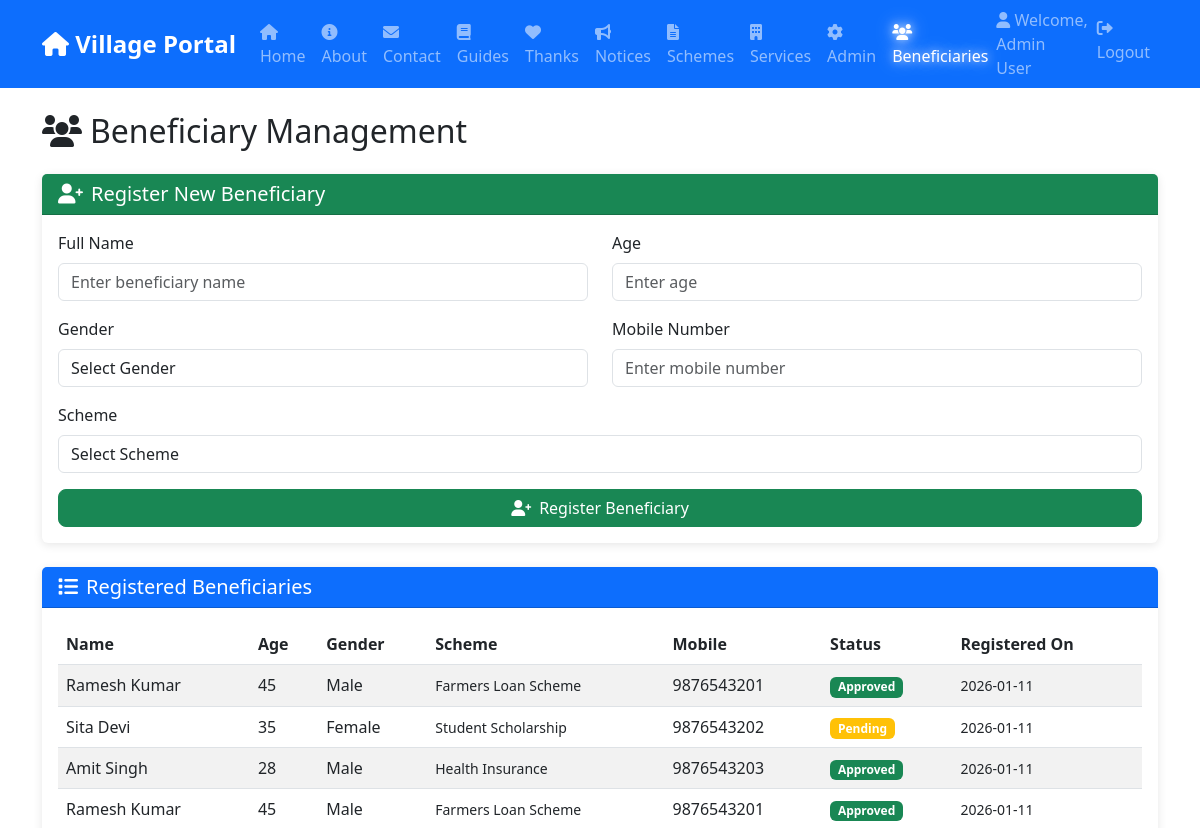
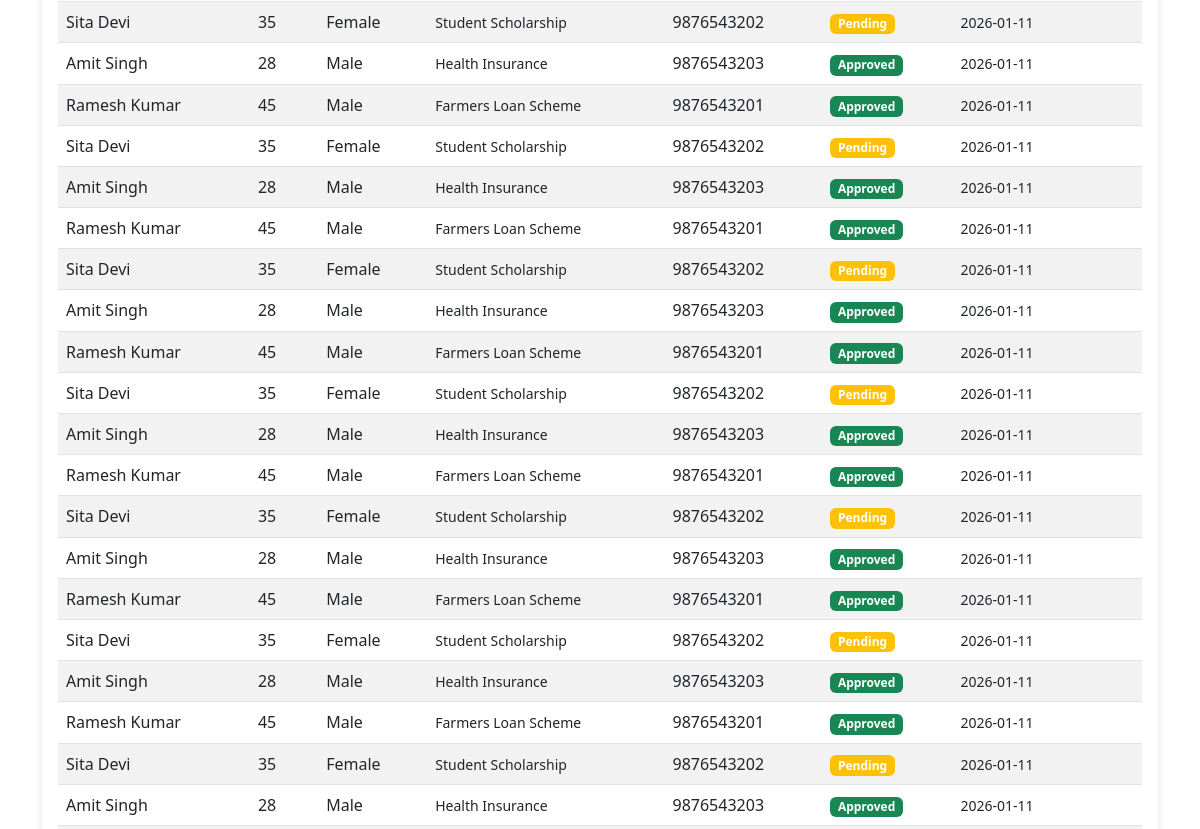
Page /beneficiaries (signed in, upper part) on the earlier database version (2 pictures, top to bottom).
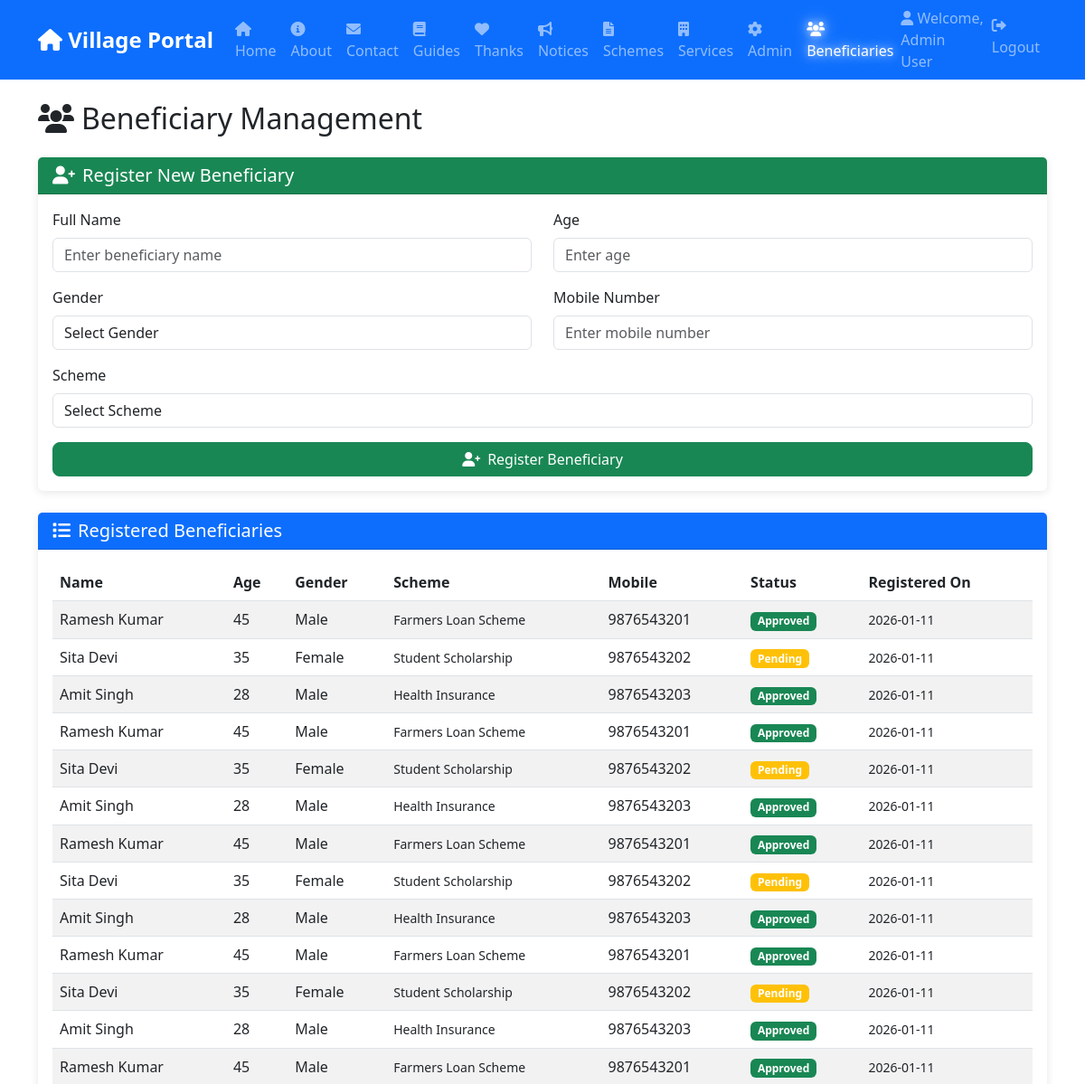
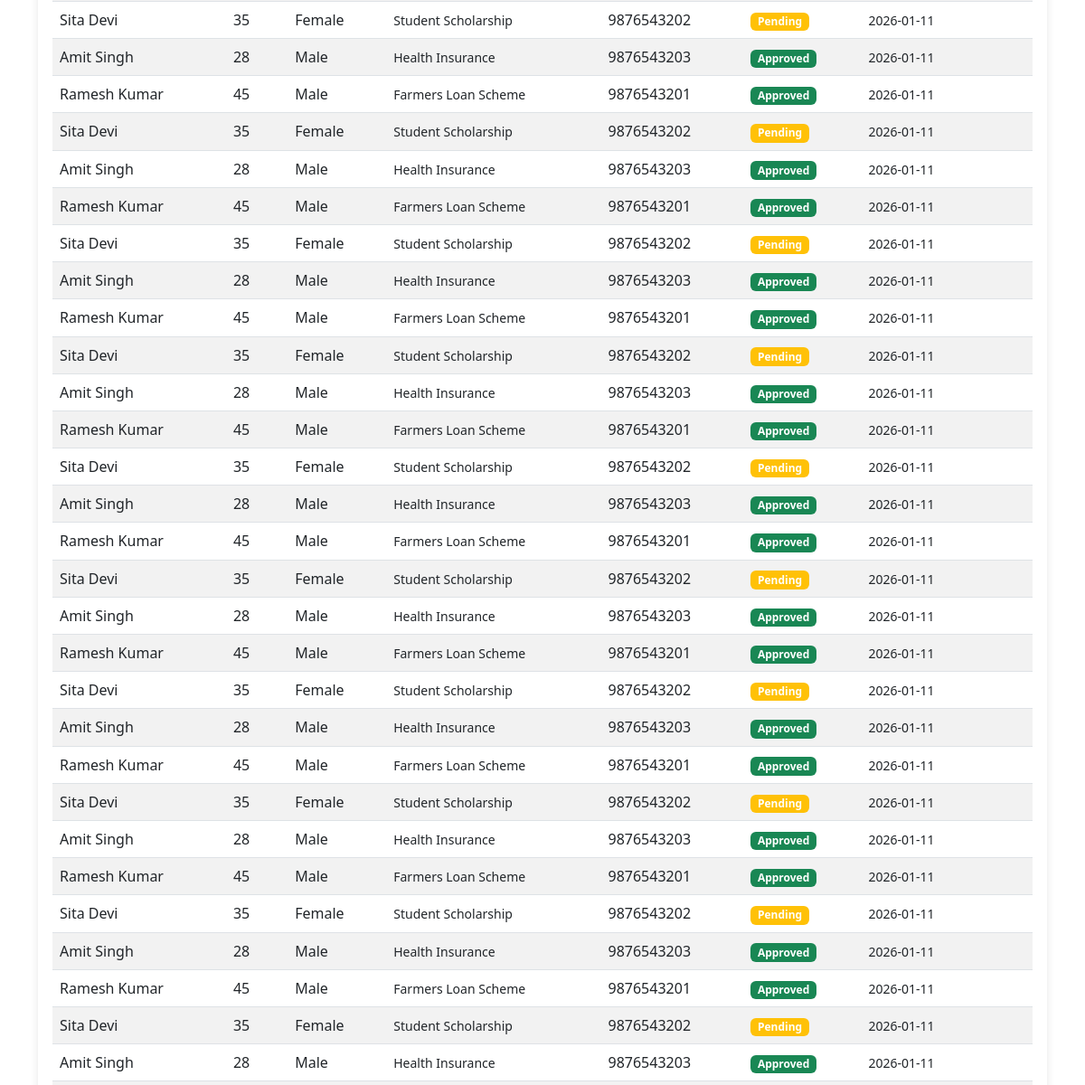
Same page on the later database version (2 pictures, top to bottom).
### tables this page shows
CREATE TABLE users (
            id INTEGER PRIMARY KEY AUTOINCREMENT,
            name TEXT NOT NULL,
            email TEXT UNIQUE NOT NULL,
            password_hash TEXT NOT NULL,
            role TEXT NOT NULL,
            created_at TIMESTAMP DEFAULT CURRENT_TIMESTAMP
        );

CREATE TABLE beneficiaries (
            id INTEGER PRIMARY KEY AUTOINCREMENT,
            name TEXT NOT NULL,
            age INTEGER,
            gender TEXT,
            scheme_id INTEGER,
            mobile TEXT,
            status TEXT DEFAULT 'Pending',
            registered_on TIMESTAMP DEFAULT CURRENT_TIMESTAMP
        );

CREATE TABLE schemes (
            id INTEGER PRIMARY KEY AUTOINCREMENT,
            title TEXT NOT NULL,
            description TEXT,
            department TEXT,
            eligibility TEXT,
            benefits TEXT,
            apply_link TEXT,
            published_on TIMESTAMP DEFAULT CURRENT_TIMESTAMP
        );

### app.py (the view)
@app.route('/beneficiaries')
@login_required
def beneficiaries():
    conn = get_db()
    cursor = conn.cursor()
    cursor.execute('''
        SELECT b.*, s.title as scheme_name
        FROM beneficiaries b
        LEFT JOIN schemes s ON b.scheme_id = s.id
        ORDER BY b.registered_on DESC
    ''')
    beneficiaries = cursor.fetchall()
    cursor.execute('SELECT id, title FROM schemes')
    schemes = cursor.fetchall()
    conn.close()
    return render_template('beneficiaries.html',
                         beneficiaries=beneficiaries,
                         schemes=schemes)

### app.py (called while the page is built)
def get_db():
    conn = sqlite3.connect('database.db')
    conn.row_factory = sqlite3.Row
    return conn

@login_manager.user_loader
def load_user(user_id):
    conn = get_db()
    cursor = conn.cursor()
    cursor.execute('SELECT * FROM users WHERE id = ?', (user_id,))
    user = cursor.fetchone()
    conn.close()
    if user:
        return User(user['id'], user['name'], user['email'], user['role'])
    return None

### templates/beneficiaries.html (shortened to what this page needs)
{% extends "base.html" %}
{% block content %}
<h2 class="mb-4"><i class="fas fa-users me-2"></i>Beneficiary Management</h2>
<div class="card mb-4">
    <div class="card-header bg-success text-white">
        <h5 class="mb-0"><i class="fas fa-user-plus me-2"></i>Register New Beneficiary</h5>
    </div>
    <div class="card-body">
        <form id="addBeneficiaryForm">
            <div class="row">
                <div class="col-md-6">
                    <div class="mb-3">
                        <label class="form-label">Full Name</label>
                        <input type="text" class="form-control" name="name" required
                            placeholder="Enter beneficiary name">
                    </div>
                </div>
                <div class="col-md-6">
                    <div class="mb-3">
                        <label class="form-label">Age</label>
                        <input type="number" class="form-control" name="age" required placeholder="Enter age" min="1"
                            max="120">
                    </div>
                </div>
            </div>
            <div class="row">
                <div class="col-md-6">
                    <div class="mb-3">
                        <label class="form-label">Gender</label>
                        <select class="form-control" name="gender" required>
                            <option value="">Select Gender</option>
                        </select>
                    </div>
                </div>
                <div class="col-md-6">
                    <div class="mb-3">
                        <label class="form-label">Mobile Number</label>
                        <input type="text" class="form-control" name="mobile" required
                            placeholder="Enter mobile number">
                    </div>
                </div>
            </div>
            <div class="mb-3">
                <label class="form-label">Scheme</label>
                <select class="form-control" name="scheme_id" required>
                    <option value="">Select Scheme</option>
                </select>
            </div>
            <button type="submit" class="btn btn-success w-100">
                <i class="fas fa-user-plus me-2"></i>Register Beneficiary
            </button>
        </form>
    </div>
</div>
<div class="card">
    <div class="card-header bg-primary text-white">
        <h5 class="mb-0"><i class="fas fa-list me-2"></i>Registered Beneficiaries</h5>
    </div>
    <div class="card-body">
        {% if beneficiaries %}
        <div class="table-responsive">
            <table class="table table-striped table-hover">
                <thead>
                    <tr>
                        <th>Name</th>
                        <th>Age</th>
                        <th>Gender</th>
                        <th>Scheme</th>
                        <th>Mobile</th>
                        <th>Status</th>
                        <th>Registered On</th>
                    </tr>
                </thead>
                <tbody>
                    {% for beneficiary in beneficiaries %}
                    <tr>
                        <td>{{ beneficiary.name }}</td>
                        <td>{{ beneficiary.age }}</td>
                        <td>{{ beneficiary.gender }}</td>
                        <td>
                            <small>{{ beneficiary.scheme_name }}</small>
                        </td>
                        <td>{{ beneficiary.mobile }}</td>
                        <td>
                            <span
                                class="badge bg-{{ 'success' if beneficiary.status == 'Approved' else 'warning' if beneficiary.status == 'Pending' else 'secondary' }}">
                                {{ beneficiary.status }}
                            </span>
                        </td>
                        <td>
                            <small>{{ beneficiary.registered_on[:10] }}</small>
                        </td>
                    </tr>
                    {% endfor %}
                </tbody>
            </table>
        </div>
        {% else %}
        <div class="alert alert-info text-center">
            <h5><i class="fas fa-info-circle me-2"></i>No beneficiaries registered</h5>
            <p class="mb-0">Use the form above to register new beneficiaries.</p>
        </div>
        {% endif %}
    </div>
</div>
{% endblock %}

### templates/base.html (shortened to what this page needs)
<!DOCTYPE html>
<html lang="en">
<head>
    <link href="https://cdn.jsdelivr.net/npm/bootstrap@5.3.0/dist/css/bootstrap.min.css" rel="stylesheet">
    <link rel="stylesheet" href="https://cdnjs.cloudflare.com/ajax/libs/font-awesome/6.0.0/css/all.min.css">
</head>
<body>
    <nav class="navbar navbar-expand-lg navbar-dark bg-primary sticky-top">
        <div class="container">
            <a class="navbar-brand" href="/">
                <i class="fas fa-home"></i> Village Portal
            </a>
            <div class="collapse navbar-collapse" id="navbarNav">
                <ul class="navbar-nav me-auto">
                    <li class="nav-item">
                        <a class="nav-link" href="/">
                            <i class="fas fa-house"></i> Home
                        </a>
                    </li>
                    <li class="nav-item">
                        <a class="nav-link" href="/about">
                            <i class="fas fa-info-circle"></i> About
                        </a>
                    </li>
                    <li class="nav-item">
                        <a class="nav-link" href="/contact">
                            <i class="fas fa-envelope"></i> Contact
                        </a>
                    </li>
                    <li class="nav-item">
                        <a class="nav-link" href="/documentation">
                            <i class="fas fa-book"></i> Guides
                        </a>
                    </li>
                    <li class="nav-item">
                        <a class="nav-link" href="/acknowledgements">
                            <i class="fas fa-heart"></i> Thanks
                        </a>
                    </li>
                    <li class="nav-item">
                        <a class="nav-link" href="/notices">
                            <i class="fas fa-bullhorn"></i> Notices
                        </a>
                    </li>
                    <li class="nav-item">
                        <a class="nav-link" href="/schemes">
                            <i class="fas fa-file-alt"></i> Schemes
                        </a>
                    </li>
                    <li class="nav-item">
                        <a class="nav-link" href="/services">
                            <i class="fas fa-building"></i> Services
                        </a>
                    </li>
                    {% if current_user.is_authenticated and current_user.role == 'admin' %}
                    <li class="nav-item">
                        <a class="nav-link" href="/admin/dashboard">
                            <i class="fas fa-cog"></i> Admin
                        </a>
                    </li>
                    <li class="nav-item">
                        <a class="nav-link" href="/beneficiaries">
                            <i class="fas fa-users"></i> Beneficiaries
                        </a>
                    </li>
                    {% endif %}
                </ul>
                <ul class="navbar-nav">
                    {% if current_user.is_authenticated %}
                    <li class="nav-item">
                        <span class="navbar-text me-3">
                            <i class="fas fa-user"></i> Welcome, {{ current_user.name }}
                        </span>
                    </li>
                    <li class="nav-item">
                        <a class="nav-link" href="/logout">
                            <i class="fas fa-sign-out-alt"></i> Logout
                        </a>
                    </li>
                    {% else %}
                    <li class="nav-item">
                        <a class="nav-link" href="/login">
                            <i class="fas fa-sign-in-alt"></i> Admin Login
                        </a>
                    </li>
                    {% endif %}
                </ul>
            </div>
        </div>
    </nav>
    <div class="container mt-4">
        {% block content %}{% endblock %}
    </div>
</body>
</html>

### templates/base.html (style rules this page uses)
.navbar-brand { font-weight: bold; font-size: 1.5rem; }
.card { margin-bottom: 20px; border: none; box-shadow: 0 2px 10px rgba(0, 0, 0, 0.1); }
.btn { border-radius: 8px; }
.nav-link { font-weight: 500; }
.nav-link.glow-active { color: #fff !important; text-shadow: 0 0 10px rgba(255, 255, 255, 0.8), 0 0 20px rgba(255, 255, 255, 0.6); animation: textGlow 2s infinite; }

Differences in the rows shown:
added beneficiaries: name "Ramesh Kumar", age "45", gender "Male", scheme_name "Farmers Loan Scheme", mobile "9876543201", status "Approved", registered_on "2026-01-11"
added beneficiaries: name "Sita Devi", age "35", gender "Female", scheme_name "Student Scholarship", mobile "9876543202", status "Pending", registered_on "2026-01-11"
added beneficiaries: name "Amit Singh", age "28", gender "Male", scheme_name "Health Insurance", mobile "9876543203", status "Approved", registered_on "2026-01-11"
added beneficiaries: name "Ramesh Kumar", age "45", gender "Male", scheme_name "Farmers Loan Scheme", mobile "9876543201", status "Approved", registered_on "2026-01-11"
added beneficiaries: name "Sita Devi", age "35", gender "Female", scheme_name "Student Scholarship", mobile "9876543202", status "Pending", registered_on "2026-01-11"
added beneficiaries: name "Amit Singh", age "28", gender "Male", scheme_name "Health Insurance", mobile "9876543203", status "Approved", registered_on "2026-01-11"
added beneficiaries: name "Ramesh Kumar", age "45", gender "Male", scheme_name "Farmers Loan Scheme", mobile "9876543201", status "Approved", registered_on "2026-01-11"
added beneficiaries: name "Sita Devi", age "35", gender "Female", scheme_name "Student Scholarship", mobile "9876543202", status "Pending", registered_on "2026-01-11"
added beneficiaries: name "Amit Singh", age "28", gender "Male", scheme_name "Health Insurance", mobile "9876543203", status "Approved", registered_on "2026-01-11"
added beneficiaries: name "Ramesh Kumar", age "45", gender "Male", scheme_name "Farmers Loan Scheme", mobile "9876543201", status "Approved", registered_on "2026-01-11"
added beneficiaries: name "Sita Devi", age "35", gender "Female", scheme_name "Student Scholarship", mobile "9876543202", status "Pending", registered_on "2026-01-11"
added beneficiaries: name "Amit Singh", age "28", gender "Male", scheme_name "Health Insurance", mobile "9876543203", status "Approved", registered_on "2026-01-11"
added beneficiaries: name "Ramesh Kumar", age "45", gender "Male", scheme_name "Farmers Loan Scheme", mobile "9876543201", status "Approved", registered_on "2026-01-11"
added beneficiaries: name "Sita Devi", age "35", gender "Female", scheme_name "Student Scholarship", mobile "9876543202", status "Pending", registered_on "2026-01-11"
added beneficiaries: name "Amit Singh", age "28", gender "Male", scheme_name "Health Insurance", mobile "9876543203", status "Approved", registered_on "2026-01-11"
added beneficiaries: name "Ramesh Kumar", age "45", gender "Male", scheme_name "Farmers Loan Scheme", mobile "9876543201", status "Approved", registered_on "2026-01-11"
added beneficiaries: name "Sita Devi", age "35", gender "Female", scheme_name "Student Scholarship", mobile "9876543202", status "Pending", registered_on "2026-01-11"
added beneficiaries: name "Amit Singh", age "28", gender "Male", scheme_name "Health Insurance", mobile "9876543203", status "Approved", registered_on "2026-01-11"
